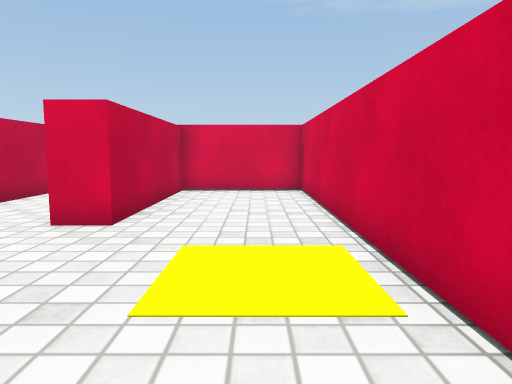
View 1 (above)

16 first-person views from a walk through a 3-D level made in the Unity game engine. The camera is 0.58 m above the floor, tilts 6° down and sees 70° across. The floor is counted in squares, 0.5 m on a side. Each view is taken from the middle of a square. On the plan, view 1 faces up. The plan holds only what a view shows up to about 14 squares ahead; the rest is blank. The player character is not drawn. Surface patterns are stand-ins for the level's own textures.

View 2
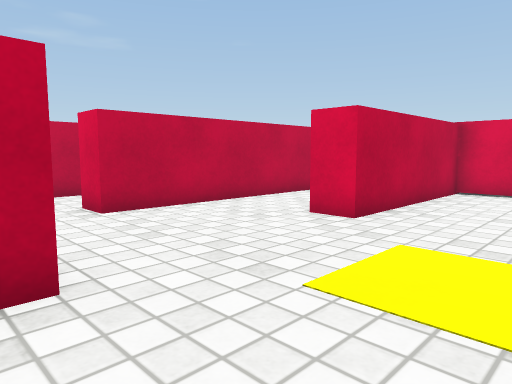

View 3
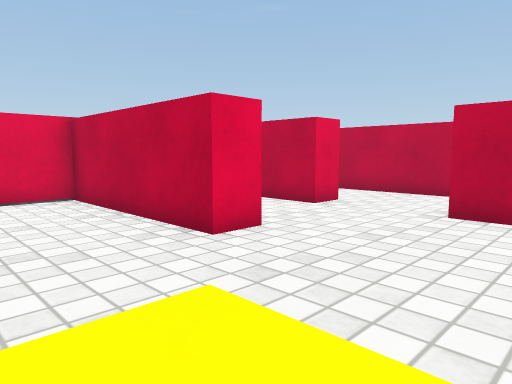

View 4
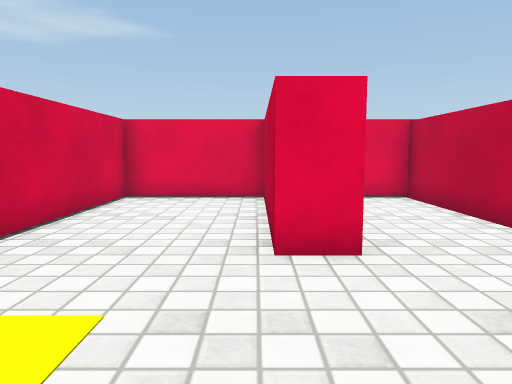

View 5
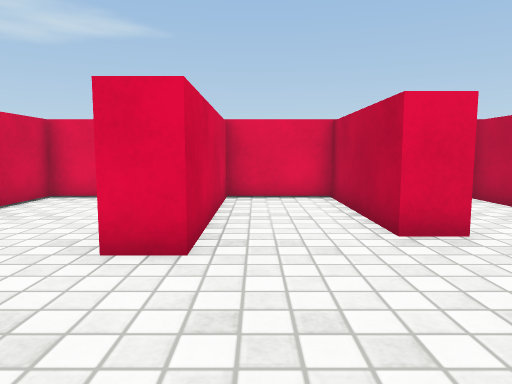

View 6
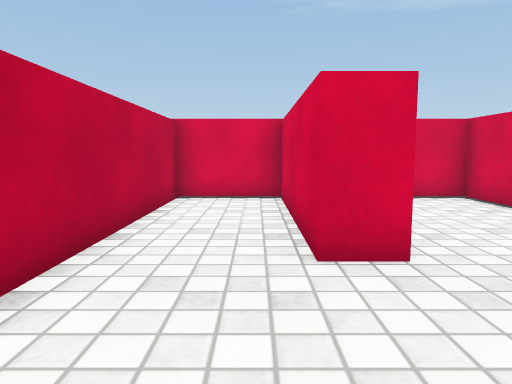

View 7
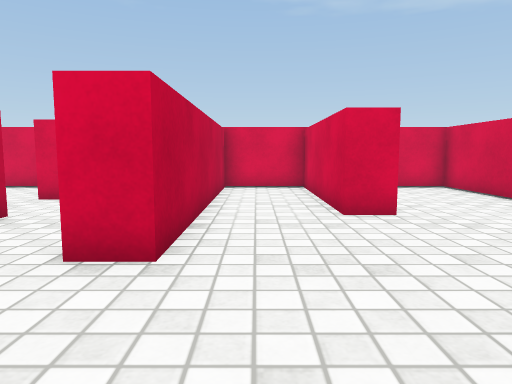

View 8
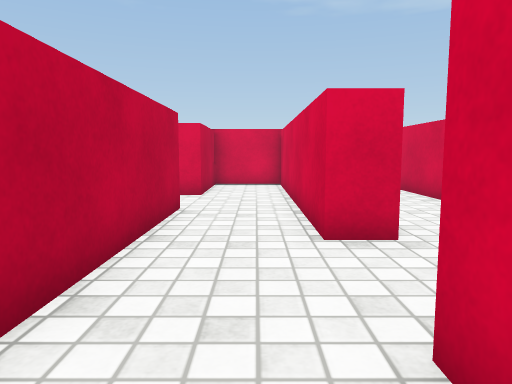

View 9
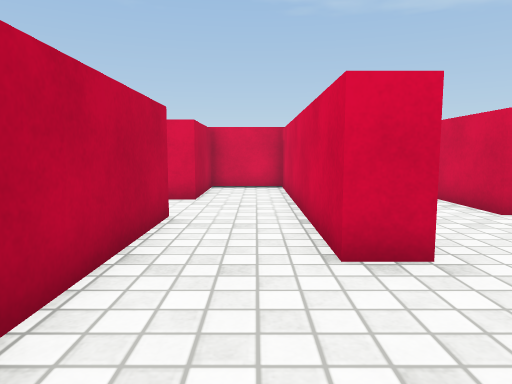

View 10
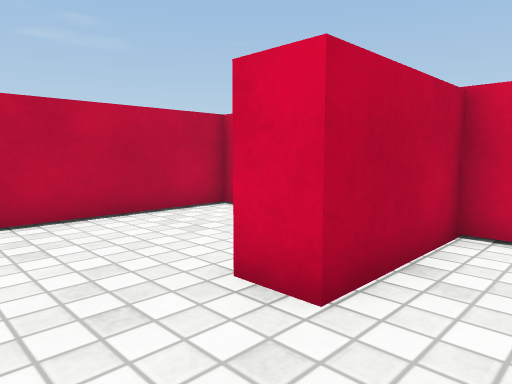

View 11
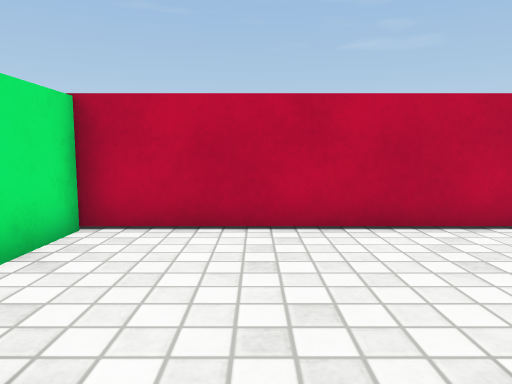

View 12
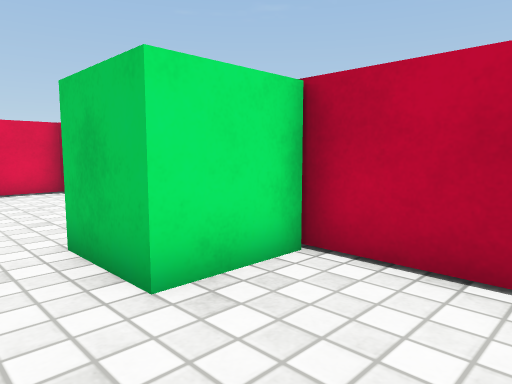

View 13
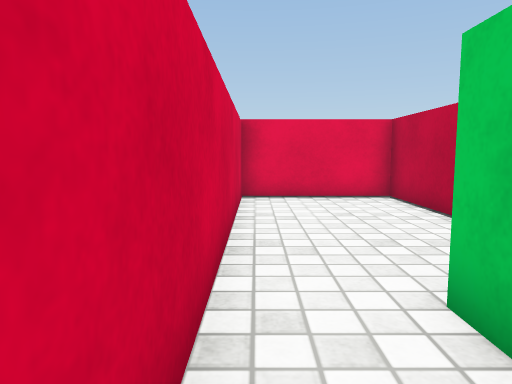

View 14
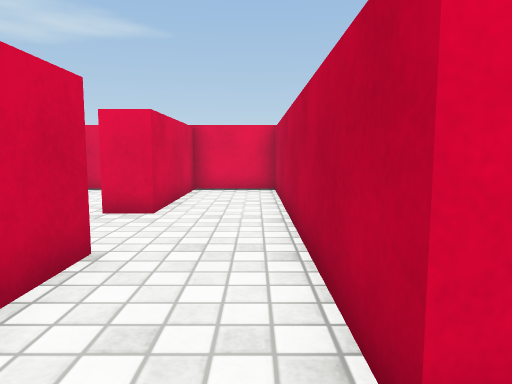

View 15
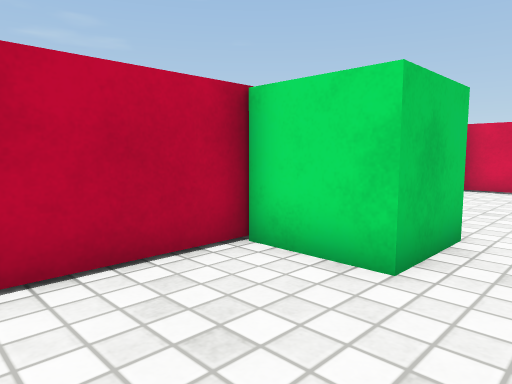

View 16
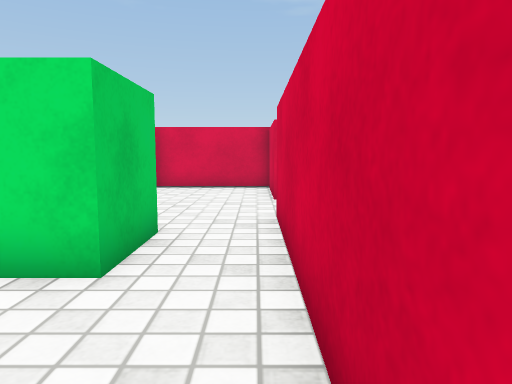

### Floor plan
Points are (right, up) in squares from view 1. A wall is a line through its corners. A room is listed if a view was taken in it or the views show most of it. See-through windows are left out.
Room 1 (views 1, 2, 3, 4, 5, 6, 7)
walls: (1.4, 1.9) (1.4, 11.5) (-2.2, 11.5) (-2.2, 5.8) (-3.3, 5.8) (-3.3, 11.5) (-6.1, 11.5) (-6.1, 2.8) (-7, 2.8); (-7, 0) (-6.1, 0) (-6.1, -4.6) (-3.3, -4.6) (-3.3, 0.9) (-2.2, 0.9) (-2.2, -4.6) (1.4, -4.6) (1.4, 0.2)
ways out: opening at (-6.5, 1.5) to room 2
Room 2 (views 8, 9, 10, 11, 12, 13, 14, 15, 16)
walls: (-10, 5.7) (-9.6, 5.7) (-9.6, -4.6) (-7, -4.6) (-7, 0); (-14.5, 2.5) (-14.5, -4.6) (-10.6, -4.6) (-10.6, 5.8); (-7, 2.8) (-7, 11.5) (-9.6, 11.5) (-9.6, 8.2) (-10.6, 8.2); (-10.5, 11.5) (-14.5, 11.5) (-14.5, 4.2)
ways out: opening at (-6.5, 1.5) to room 1
objects: green cube (-14, 2) to (-13, 4)

Positions as (right, up) in squares from view 1, and headings:
1: (0, 0), facing up
2: (1, 0), facing up-left
3: (1, 5), facing down-left
4: (-2, 5), facing down
5: (-4, 5), facing down
6: (-4, 2), facing up
7: (-5, -1), facing up
8: (-8, -2), facing up
9: (-8, -1), facing up
10: (-8, 6), facing up-left
11: (-9, 7), facing left
12: (-11, 7), facing down-left
13: (-11, 5), facing down
14: (-9, 7), facing down
15: (-11, -1), facing up-left
16: (-11, -1), facing up
